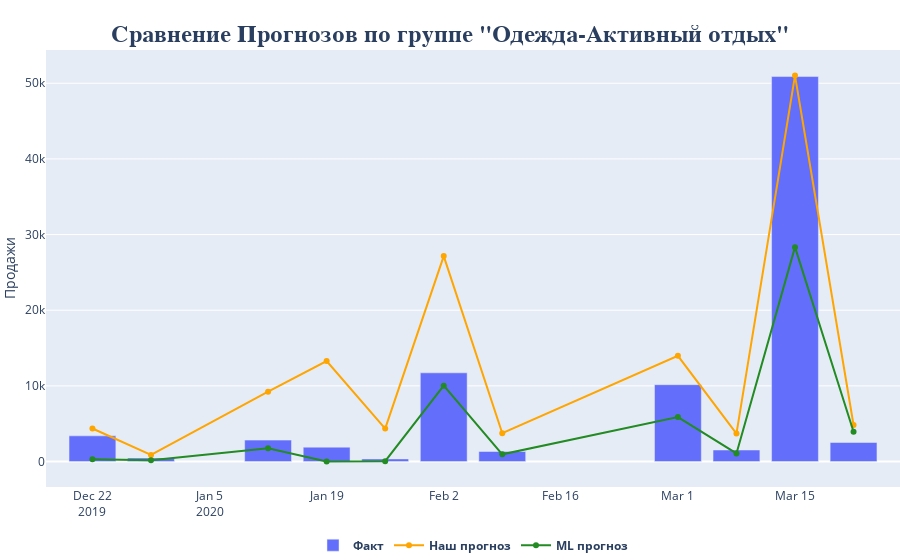

Notebook code cell kept with this figure:
### Code cell
# Строим графики по дате Сравнение Прогнозов по группе "Одежда-Активный отдых"

X = gr_app_out[['DATE_']]
Y = gr_app_out[['FACT_SALES', 'FCST2_COR2','FCST_V1']]
fig = go.Figure()
fig.add_trace(go.Bar(x=gr_app_out['DATE_'], y=gr_app_out['FACT_SALES'], name='<b>Факт</b>'))
fig.add_trace(go.Scatter(x=gr_app_out['DATE_'], y=gr_app_out['FCST2_COR2'],line=dict(color='orange', width=2), name='<b>Наш прогноз</b>'))
fig.add_trace(go.Scatter(x=gr_app_out['DATE_'], y=gr_app_out['FCST_V1'],line=dict(color='forestgreen', width=2), name='<b>ML прогноз</b>'))
fig.update_layout(legend_orientation="h",
                  legend=dict(x=.5, xanchor="center"),
                  #xaxis_title="Дата",
                  yaxis_title="Продажи",
                  margin=dict(l=0, r=0, t=50, b=0))
fig.update_layout(
    title={
        'text': '<b>Сравнение Прогнозов по группе "Одежда-Активный отдых"</b>',
        #'y':0.95,
        'x':0.5,
        'xanchor': 'center',
        'yanchor': 'top',
        'font_family':"Times New Roman",
        'font_size': 24})
fig.show()

### Figure 1 — Plotly figure (JSON) as saved in the notebook; plotly's stock layout.template omitted (floating-point values rounded to 4 significant figures)
{"data": [{"name": "<b>Факт</b>", "type": "bar", "x": ["2019-12-22T00:00:00", "2019-12-29T00:00:00", "2020-01-12T00:00:00", "2020-01-19T00:00:00", "2020-01-26T00:00:00", "2020-02-02T00:00:00", "2020-02-09T00:00:00", "2020-03-01T00:00:00", "2020-03-08T00:00:00", "2020-03-15T00:00:00", "2020-03-22T00:00:00"], "y": [3391, 474, 2827, 1897, 345, 11722, 1324, 10154, 1520, 50887, 2518]}, {"line": {"color": "orange", "width": 2}, "name": "<b>Наш прогноз</b>", "type": "scatter", "x": ["2019-12-22T00:00:00", "2019-12-29T00:00:00", "2020-01-12T00:00:00", "2020-01-19T00:00:00", "2020-01-26T00:00:00", "2020-02-02T00:00:00", "2020-02-09T00:00:00", "2020-03-01T00:00:00", "2020-03-08T00:00:00", "2020-03-15T00:00:00", "2020-03-22T00:00:00"], "y": [4366.0, 862.9, 9230.0, 13290.0, 4352.0, 27160.0, 3742.0, 13970.0, 3693.0, 51010.0, 4826.0]}, {"line": {"color": "forestgreen", "width": 2}, "name": "<b>ML прогноз</b>", "type": "scatter", "x": ["2019-12-22T00:00:00", "2019-12-29T00:00:00", "2020-01-12T00:00:00", "2020-01-19T00:00:00", "2020-01-26T00:00:00", "2020-02-02T00:00:00", "2020-02-09T00:00:00", "2020-03-01T00:00:00", "2020-03-08T00:00:00", "2020-03-15T00:00:00", "2020-03-22T00:00:00"], "y": [290.4, 171.8, 1751.0, 14.15, 49.69, 10020.0, 950.1, 5870.0, 1071.0, 28340.0, 3940.0]}], "layout": {"legend": {"orientation": "h", "x": 0.5, "xanchor": "center"}, "margin": {"b": 0, "l": 0, "r": 0, "t": 50}, "title": {"font": {"family": "Times New Roman", "size": 24}, "text": "<b>Сравнение Прогнозов по группе \"Одежда-Активный отдых\"</b>", "x": 0.5, "xanchor": "center", "yanchor": "top"}, "yaxis": {"title": {"text": "Продажи"}}}}
